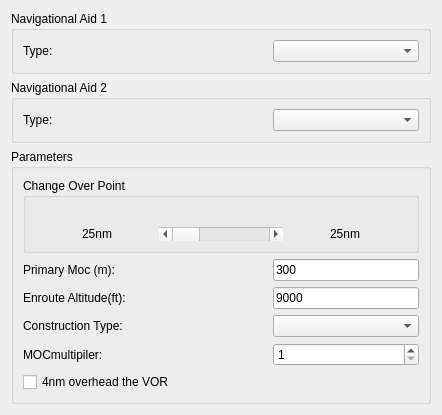
<?xml version="1.0" encoding="UTF-8"?>
<ui version="4.0">
 <class>Form</class>
 <widget class="QWidget" name="Form">
  <property name="geometry">
   <rect>
    <x>0</x>
    <y>0</y>
    <width>442</width>
    <height>383</height>
   </rect>
  </property>
  <property name="font">
   <font>
    <family>Arial</family>
    <weight>50</weight>
    <bold>false</bold>
   </font>
  </property>
  <property name="windowTitle">
   <string>Form</string>
  </property>
  <layout class="QVBoxLayout" name="verticalLayout">
   <item>
    <widget class="QGroupBox" name="gbNavAid1">
     <property name="title">
      <string>Navigational Aid 1</string>
     </property>
     <layout class="QVBoxLayout" name="verticalLayoutNavAid1">
      <property name="topMargin">
       <number>9</number>
      </property>
      <item>
       <widget class="QFrame" name="frameNavAidType">
        <property name="frameShape">
         <enum>QFrame::NoFrame</enum>
        </property>
        <property name="frameShadow">
         <enum>QFrame::Raised</enum>
        </property>
        <layout class="QHBoxLayout" name="horizontalLayout_62">
         <property name="spacing">
          <number>0</number>
         </property>
         <property name="margin">
          <number>0</number>
         </property>
         <item>
          <widget class="QLabel" name="label_70">
           <property name="minimumSize">
            <size>
             <width>250</width>
             <height>0</height>
            </size>
           </property>
           <property name="font">
            <font>
             <weight>50</weight>
             <bold>false</bold>
            </font>
           </property>
           <property name="text">
            <string>Type:</string>
           </property>
          </widget>
         </item>
         <item>
          <widget class="QComboBox" name="cmbNavAidType1">
           <property name="sizePolicy">
            <sizepolicy hsizetype="Expanding" vsizetype="Fixed">
             <horstretch>0</horstretch>
             <verstretch>0</verstretch>
            </sizepolicy>
           </property>
           <property name="font">
            <font>
             <weight>50</weight>
             <bold>false</bold>
            </font>
           </property>
          </widget>
         </item>
        </layout>
       </widget>
      </item>
     </layout>
    </widget>
   </item>
   <item>
    <widget class="QGroupBox" name="gbNavAid12">
     <property name="title">
      <string>Navigational Aid 2</string>
     </property>
     <layout class="QVBoxLayout" name="verticalLayoutNavAid2">
      <property name="topMargin">
       <number>9</number>
      </property>
      <item>
       <widget class="QFrame" name="frameNavAidType_3">
        <property name="frameShape">
         <enum>QFrame::NoFrame</enum>
        </property>
        <property name="frameShadow">
         <enum>QFrame::Raised</enum>
        </property>
        <layout class="QHBoxLayout" name="horizontalLayout_64">
         <property name="spacing">
          <number>0</number>
         </property>
         <property name="margin">
          <number>0</number>
         </property>
         <item>
          <widget class="QLabel" name="label_72">
           <property name="minimumSize">
            <size>
             <width>250</width>
             <height>0</height>
            </size>
           </property>
           <property name="font">
            <font>
             <weight>50</weight>
             <bold>false</bold>
            </font>
           </property>
           <property name="text">
            <string>Type:</string>
           </property>
          </widget>
         </item>
         <item>
          <widget class="QComboBox" name="cmbNavAidType2">
           <property name="sizePolicy">
            <sizepolicy hsizetype="Expanding" vsizetype="Fixed">
             <horstretch>0</horstretch>
             <verstretch>0</verstretch>
            </sizepolicy>
           </property>
           <property name="font">
            <font>
             <weight>50</weight>
             <bold>false</bold>
            </font>
           </property>
          </widget>
         </item>
        </layout>
       </widget>
      </item>
     </layout>
    </widget>
   </item>
   <item>
    <widget class="QGroupBox" name="gbParameters">
     <property name="font">
      <font>
       <family>Arial</family>
       <weight>50</weight>
       <bold>false</bold>
      </font>
     </property>
     <property name="title">
      <string>Parameters</string>
     </property>
     <layout class="QVBoxLayout" name="vl_gbParameters">
      <item>
       <widget class="QGroupBox" name="gbCOP">
        <property name="title">
         <string>Change Over Point</string>
        </property>
        <layout class="QVBoxLayout" name="verticalLayoutCOP">
         <property name="topMargin">
          <number>9</number>
         </property>
         <item>
          <widget class="QLabel" name="lblNA">
           <property name="minimumSize">
            <size>
             <width>215</width>
             <height>0</height>
            </size>
           </property>
           <property name="font">
            <font>
             <weight>50</weight>
             <bold>false</bold>
            </font>
           </property>
           <property name="text">
            <string/>
           </property>
           <property name="alignment">
            <set>Qt::AlignCenter</set>
           </property>
          </widget>
         </item>
         <item>
          <widget class="QFrame" name="frameNavAidType_4">
           <property name="frameShape">
            <enum>QFrame::NoFrame</enum>
           </property>
           <property name="frameShadow">
            <enum>QFrame::Raised</enum>
           </property>
           <layout class="QHBoxLayout" name="horizontalLayout_65">
            <property name="spacing">
             <number>0</number>
            </property>
            <property name="margin">
             <number>0</number>
            </property>
            <item>
             <widget class="QLabel" name="lblLeft">
              <property name="minimumSize">
               <size>
                <width>0</width>
                <height>0</height>
               </size>
              </property>
              <property name="font">
               <font>
                <weight>50</weight>
                <bold>false</bold>
               </font>
              </property>
              <property name="text">
               <string>25nm</string>
              </property>
              <property name="alignment">
               <set>Qt::AlignCenter</set>
              </property>
             </widget>
            </item>
            <item>
             <widget class="QScrollBar" name="scrollBar">
              <property name="orientation">
               <enum>Qt::Horizontal</enum>
              </property>
             </widget>
            </item>
            <item>
             <widget class="QLabel" name="lblRight">
              <property name="minimumSize">
               <size>
                <width>0</width>
                <height>0</height>
               </size>
              </property>
              <property name="font">
               <font>
                <weight>50</weight>
                <bold>false</bold>
               </font>
              </property>
              <property name="text">
               <string>25nm</string>
              </property>
              <property name="alignment">
               <set>Qt::AlignCenter</set>
              </property>
             </widget>
            </item>
           </layout>
          </widget>
         </item>
        </layout>
       </widget>
      </item>
      <item>
       <widget class="QFrame" name="framePrimaryMoc">
        <property name="frameShape">
         <enum>QFrame::NoFrame</enum>
        </property>
        <property name="frameShadow">
         <enum>QFrame::Raised</enum>
        </property>
        <layout class="QHBoxLayout" name="horizontalLayoutPrimaryMoc">
         <property name="spacing">
          <number>0</number>
         </property>
         <property name="margin">
          <number>0</number>
         </property>
         <item>
          <widget class="QLabel" name="label_82">
           <property name="minimumSize">
            <size>
             <width>250</width>
             <height>0</height>
            </size>
           </property>
           <property name="font">
            <font>
             <weight>50</weight>
             <bold>false</bold>
            </font>
           </property>
           <property name="text">
            <string>Primary Moc (m):</string>
           </property>
          </widget>
         </item>
         <item>
          <widget class="QLineEdit" name="txtPrimaryMoc">
           <property name="font">
            <font>
             <weight>50</weight>
             <bold>false</bold>
            </font>
           </property>
           <property name="text">
            <string>300</string>
           </property>
          </widget>
         </item>
        </layout>
       </widget>
      </item>
      <item>
       <widget class="QFrame" name="frameEnrouteAltitude">
        <property name="frameShape">
         <enum>QFrame::NoFrame</enum>
        </property>
        <property name="frameShadow">
         <enum>QFrame::Raised</enum>
        </property>
        <layout class="QHBoxLayout" name="horizontalLayoutEnrouteAltitude">
         <property name="spacing">
          <number>0</number>
         </property>
         <property name="margin">
          <number>0</number>
         </property>
         <item>
          <widget class="QLabel" name="label_88">
           <property name="minimumSize">
            <size>
             <width>250</width>
             <height>0</height>
            </size>
           </property>
           <property name="font">
            <font>
             <weight>50</weight>
             <bold>false</bold>
            </font>
           </property>
           <property name="text">
            <string>Enroute Altitude(ft):</string>
           </property>
          </widget>
         </item>
         <item>
          <widget class="QLineEdit" name="txtEnrouteAltitude">
           <property name="font">
            <font>
             <weight>50</weight>
             <bold>false</bold>
            </font>
           </property>
           <property name="text">
            <string>9000</string>
           </property>
          </widget>
         </item>
        </layout>
       </widget>
      </item>
      <item>
       <widget class="QFrame" name="frameConstruction">
        <property name="frameShape">
         <enum>QFrame::NoFrame</enum>
        </property>
        <property name="frameShadow">
         <enum>QFrame::Raised</enum>
        </property>
        <layout class="QHBoxLayout" name="horizontalLayout_75">
         <property name="spacing">
          <number>0</number>
         </property>
         <property name="margin">
          <number>0</number>
         </property>
         <item>
          <widget class="QLabel" name="label_83">
           <property name="minimumSize">
            <size>
             <width>250</width>
             <height>0</height>
            </size>
           </property>
           <property name="font">
            <font>
             <weight>50</weight>
             <bold>false</bold>
            </font>
           </property>
           <property name="text">
            <string>Construction Type:</string>
           </property>
          </widget>
         </item>
         <item>
          <widget class="QComboBox" name="cmbConstruction">
           <property name="sizePolicy">
            <sizepolicy hsizetype="Expanding" vsizetype="Fixed">
             <horstretch>0</horstretch>
             <verstretch>0</verstretch>
            </sizepolicy>
           </property>
           <property name="font">
            <font>
             <weight>50</weight>
             <bold>false</bold>
            </font>
           </property>
          </widget>
         </item>
        </layout>
       </widget>
      </item>
      <item>
       <widget class="QFrame" name="frameMOCmultipiler">
        <property name="frameShape">
         <enum>QFrame::NoFrame</enum>
        </property>
        <property name="frameShadow">
         <enum>QFrame::Raised</enum>
        </property>
        <layout class="QHBoxLayout" name="horizontalLayoutMOCmultipiler">
         <property name="spacing">
          <number>0</number>
         </property>
         <property name="margin">
          <number>0</number>
         </property>
         <item>
          <widget class="QLabel" name="label_85">
           <property name="minimumSize">
            <size>
             <width>250</width>
             <height>0</height>
            </size>
           </property>
           <property name="font">
            <font>
             <weight>50</weight>
             <bold>false</bold>
            </font>
           </property>
           <property name="text">
            <string>MOCmultipiler:</string>
           </property>
          </widget>
         </item>
         <item>
          <widget class="QSpinBox" name="mocSpinBox">
           <property name="minimum">
            <number>1</number>
           </property>
           <property name="value">
            <number>1</number>
           </property>
          </widget>
         </item>
        </layout>
       </widget>
      </item>
      <item>
       <widget class="QCheckBox" name="chbOverhead">
        <property name="minimumSize">
         <size>
          <width>0</width>
          <height>0</height>
         </size>
        </property>
        <property name="font">
         <font>
          <weight>50</weight>
          <bold>false</bold>
         </font>
        </property>
        <property name="text">
         <string>4nm overhead the VOR</string>
        </property>
       </widget>
      </item>
     </layout>
    </widget>
   </item>
  </layout>
 </widget>
 <resources/>
 <connections/>
</ui>
